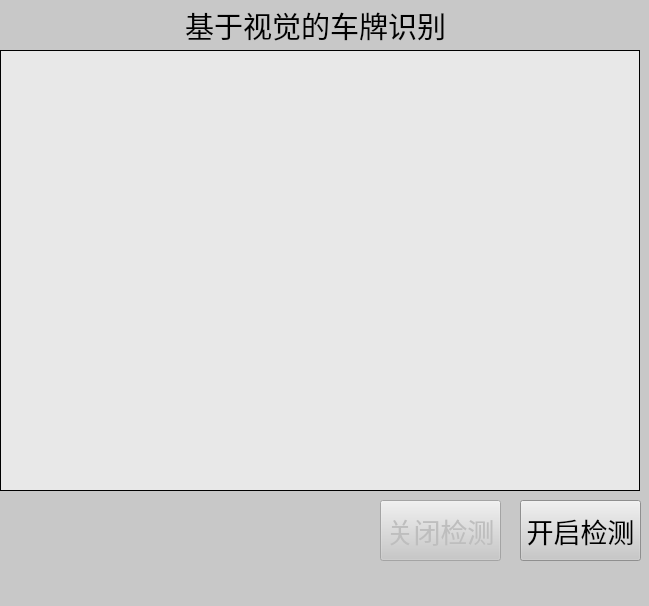
<?xml version="1.0" encoding="UTF-8"?>
<ui version="4.0">
 <class>MainWindow</class>
 <widget class="QMainWindow" name="MainWindow">
  <property name="geometry">
   <rect>
    <x>0</x>
    <y>0</y>
    <width>649</width>
    <height>606</height>
   </rect>
  </property>
  <property name="windowTitle">
   <string>基于视觉的机械臂物体分类</string>
  </property>
  <property name="styleSheet">
   <string notr="true">background-color: rgb(200, 200, 200);</string>
  </property>
  <widget class="QWidget" name="centralwidget">
   <widget class="QLabel" name="Image_show">
    <property name="geometry">
     <rect>
      <x>0</x>
      <y>50</y>
      <width>640</width>
      <height>441</height>
     </rect>
    </property>
    <property name="styleSheet">
     <string notr="true">background-color: rgb(232, 232, 232);
border-width: 1px;
border-style: solid;</string>
    </property>
    <property name="text">
     <string/>
    </property>
   </widget>
   <widget class="QLabel" name="label_2">
    <property name="geometry">
     <rect>
      <x>130</x>
      <y>10</y>
      <width>371</width>
      <height>31</height>
     </rect>
    </property>
    <property name="font">
     <font>
      <family>微软雅黑</family>
      <pointsize>22</pointsize>
     </font>
    </property>
    <property name="text">
     <string>基于视觉的车牌识别</string>
    </property>
    <property name="alignment">
     <set>Qt::AlignCenter</set>
    </property>
    <property name="wordWrap">
     <bool>true</bool>
    </property>
   </widget>
   <widget class="QPushButton" name="btn_close_detection">
    <property name="enabled">
     <bool>false</bool>
    </property>
    <property name="geometry">
     <rect>
      <x>380</x>
      <y>500</y>
      <width>121</width>
      <height>61</height>
     </rect>
    </property>
    <property name="font">
     <font>
      <family>微软雅黑</family>
      <pointsize>20</pointsize>
     </font>
    </property>
    <property name="text">
     <string>关闭检测</string>
    </property>
   </widget>
   <widget class="QPushButton" name="btn_open_detection">
    <property name="geometry">
     <rect>
      <x>520</x>
      <y>500</y>
      <width>121</width>
      <height>61</height>
     </rect>
    </property>
    <property name="font">
     <font>
      <family>微软雅黑</family>
      <pointsize>20</pointsize>
     </font>
    </property>
    <property name="text">
     <string>开启检测</string>
    </property>
   </widget>
  </widget>
  <widget class="QMenuBar" name="menubar">
   <property name="geometry">
    <rect>
     <x>0</x>
     <y>0</y>
     <width>649</width>
     <height>23</height>
    </rect>
   </property>
  </widget>
  <widget class="QStatusBar" name="statusbar"/>
 </widget>
 <resources/>
 <connections/>
</ui>
